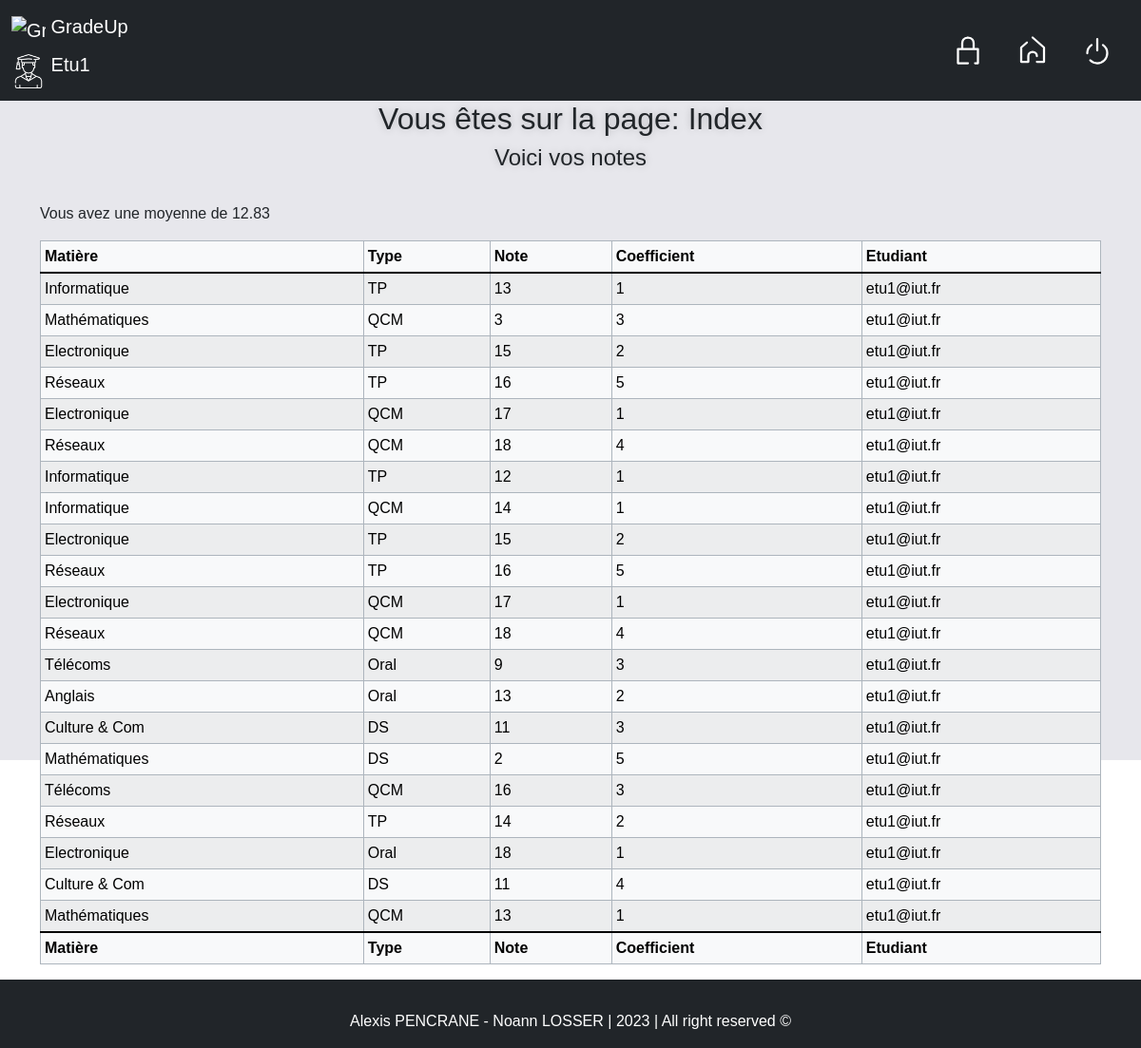
The page /index.php (signed in) on the database as committed earlier.
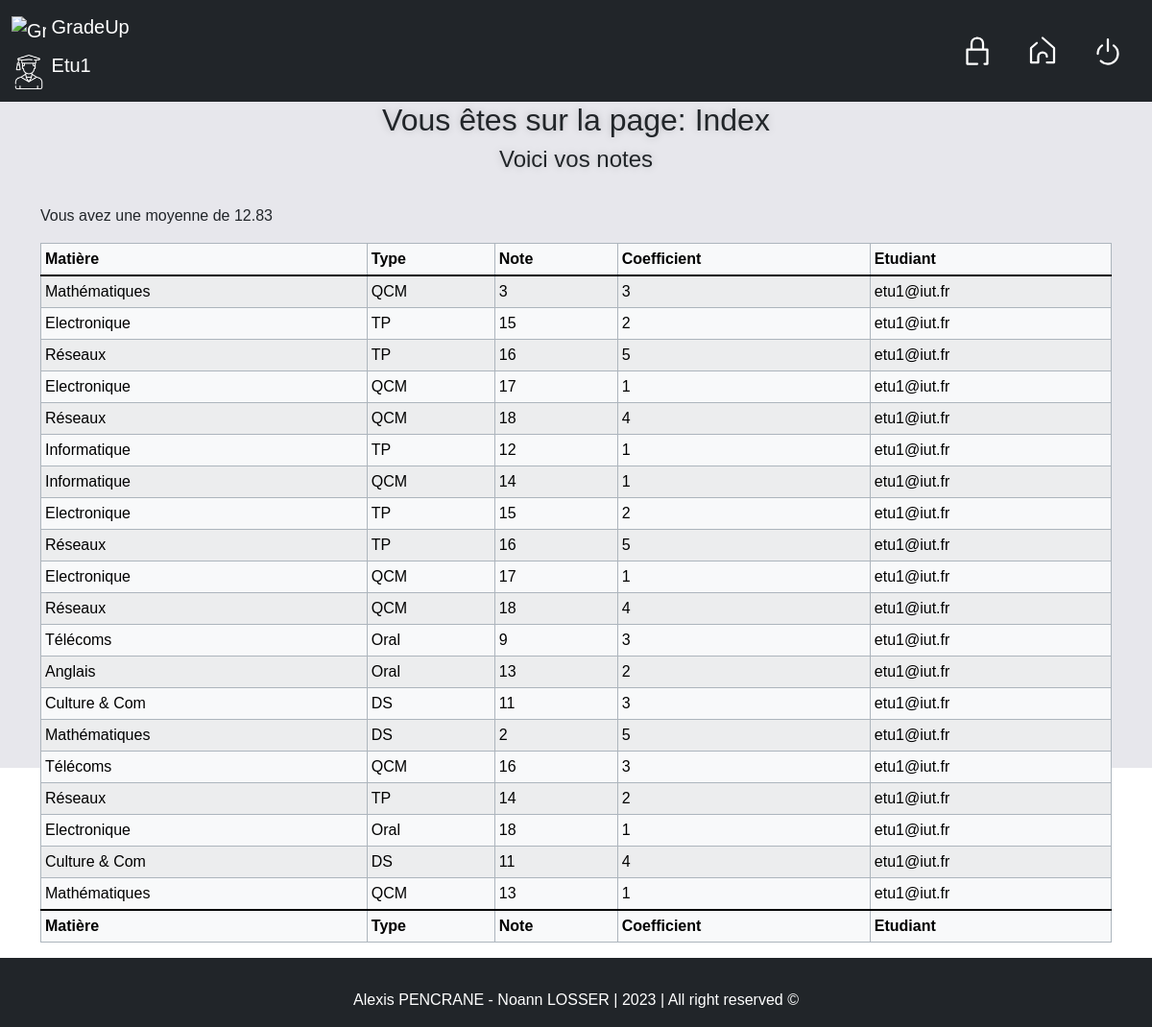
The same page on the database as committed later.
### tables this page shows
CREATE TABLE "Comptes" (
	"login"	VARCHAR NOT NULL,
	"motdepasse"	VARCHAR NOT NULL DEFAULT 'lannion',
	"statut"	VARCHAR NOT NULL DEFAULT 'utilisateur',
	"profilepicture"	TEXT DEFAULT '/assets/profilepicture/etu.png',
	PRIMARY KEY("login"),
	CONSTRAINT "chk_statut" CHECK("statut" IN ('administrateur', 'professeur', 'utilisateur'))
);

CREATE TABLE "Matieres" (
	"NoMat"	INTEGER,
	"NomMat"	VARCHAR(20) NOT NULL CHECK("NomMat" IN ('Informatique', 'Electronique', 'Télécoms', 'Réseaux', 'Anglais', 'Culture & Com', 'Mathématiques')),
	"Image"	TEXT NOT NULL DEFAULT 'assets/mat/missing.svg',
	PRIMARY KEY("NoMat" AUTOINCREMENT)
);

CREATE TABLE "Notes" (
	"NoNote"	INTEGER,
	"NomNote"	VARCHAR(20) NOT NULL CHECK("NomNote" IN ('TP', 'QCM', 'Oral', 'DS', 'TestTP')),
	PRIMARY KEY("NoNote" AUTOINCREMENT)
);

CREATE TABLE "NotesMatieres" (
	"id"	INTEGER NOT NULL,
	"login"	VARCHAR NOT NULL,
	"noMat"	INTEGER NOT NULL,
	"noNote"	INTEGER NOT NULL,
	"Coefficient"	INTEGER NOT NULL CHECK("Coefficient" >= 1 AND "Coefficient" <= 5),
	"note"	INTEGER NOT NULL CHECK("note" >= 0 AND "note" <= 20),
	CONSTRAINT "fk_Matieres" FOREIGN KEY("noMat") REFERENCES "Matieres"("noMat") ON DELETE CASCADE ON UPDATE CASCADE,
	CONSTRAINT "fk_Utilisateurs" FOREIGN KEY("login") REFERENCES "Comptes"("login") ON DELETE CASCADE ON UPDATE CASCADE,
	CONSTRAINT "fk_Notes" FOREIGN KEY("noNote") REFERENCES "Notes"("noNote") ON DELETE CASCADE ON UPDATE CASCADE,
	PRIMARY KEY("id" AUTOINCREMENT)
);

### functions.php (the view, shortened to what this page needs)
<?php
function menu()
{
    $connexion = "<li class='nav-item'><a class='nav-link' href='connexion.php'><img src='assets/icons/connexion.svg' alt='Connexion' title='Connexion' class='icon'></a></li>";
    $index = "<li class='nav-item'><a class='nav-link' href='index.php'><img src='assets/icons/home.svg' alt='Accueil' title='Accueil' class='icon'></a></li>";
    $deconnexion = "<li class='nav-item'><a class='nav-link' href='connexion.php?action=logout'><img src='assets/icons/deconnexion.svg' alt='Deconnexion' title='Deconnexion' class='icon'></a></li>";
    if (!isset($_SESSION['uRole'])) {
        echo $connexion;
    } else if ($_SESSION['uRole'] == "utilisateur") {
        echo $connexion;
        echo $index;
        echo $deconnexion;
    }
}
function afficheNotes($notes)
{
    $matieres = getMatieres();
    $types = getTypeNotes();
    echo '<table class="table table-light table-striped table-hover table-bordered border-dark-subtle table-sm"><thead><tr><th>Matière</th><th>Type</th><th>Note</th><th>Coefficient</th>';
    if ((strtolower(explode('.', basename($_SERVER['PHP_SELF']))[0]) == "insertion") || (strtolower(explode('.', basename($_SERVER['PHP_SELF']))[0]) == "index")) {
        echo '<th>Etudiant</th>';
    }
    echo '</tr></thead><tbody class="table-group-divider">';
    foreach ($notes as $note) {
        foreach ($matieres as $matiere) {
            foreach ($types as $type) {
                if ($note['noMat'] == $matiere['NoMat']) {
                    if ($note['noNote'] == $type['NoNote']) {
                        if (strtolower(explode('.', basename($_SERVER['PHP_SELF']))[0]) == "modification") {
                            echo '<tr><td><img src="' . getMatPicture($matiere['NomMat']) . '" title="' . $matiere['NomMat'] . '" alt="' . $matiere['NomMat'] . '" class="matiere-icon"> ' . $matiere['NomMat'] . '</td><td>' . $type['NomNote'] . '</td><td>' . $note['note'] . '</td><td>' . $note['Coefficient'] . '</td><td>' . $note['login'] . '</td><td><a href="modification.php?id=' . $note['id'] . '"><img src="assets/icons/select.svg" alt="Séléctioner" class="select"></a></td></tr>';
                        } elseif ((strtolower(explode('.', basename($_SERVER['PHP_SELF']))[0]) == "insertion") || (strtolower(explode('.', basename($_SERVER['PHP_SELF']))[0]) == "index")) {
                            echo '<tr><td>' . $matiere['NomMat'] . '</td><td>' . $type['NomNote'] . '</td><td>' . $note['note'] . '</td><td>' . $note['Coefficient'] . '</td><td>' . $note['login'] . '</td></tr>';
                        } else {
                            echo '<tr><td><img src="' . getMatPicture($matiere['NomMat']) . '" title="' . $matiere['NomMat'] . '" alt="' . $matiere['NomMat'] . '" class="matiere-icon"> ' . $matiere['NomMat'] . '</td><td>' . $type['NomNote'] . '</td><td>' . $note['note'] . '</td><td>' . $note['Coefficient'] . '</td></tr>';
                        }
                    }
                }
            }
        }
    }
    echo '</tbody><tfoot class="table-group-divider"><tr><th>Matière</th><th>Type</th><th>Note</th><th>Coefficient</th>';
    if ((strtolower(explode('.', basename($_SERVER['PHP_SELF']))[0]) == "insertion") || (strtolower(explode('.', basename($_SERVER['PHP_SELF']))[0]) == "index")) {
        echo '<th>Etudiant</th>';
    }
    echo '</tr></tfoot></table>';
}
function getProfilePicture($etu)
{
    $resultat = false;
    try {
        $db = new PDO('sqlite:db/db.sqlite');
        $rq = 'SELECT profilepicture FROM Comptes WHERE (login = "' . $etu . '")';
        $resultat = $db->query($rq);
        $resultat = $resultat->fetch(PDO::FETCH_ASSOC);
        $resultat = $resultat['profilepicture'];
    } catch (PDOException $e) {
        echo $e->getMessage();
    }
    return $resultat;
}
function getAllNotes()
{
    $notes = false;
    try {
        $db = new PDO('sqlite:db/db.sqlite');
        $rq = 'SELECT * FROM NotesMatieres';
        $resultat = $db->query($rq);
        $notes = $resultat->fetchAll(PDO::FETCH_ASSOC);
    } catch (Exception $e) {
        echo "erreur de connection a la BDO";
    }
    return $notes;
}
function getNotesByEtu($notes, $login)
{
    $resultat = array();
    if (($login == "") ||($login == 'all')) {
        $resultat = $notes;
    } else {
        foreach ($notes as $note) {
            if ($note['login'] == $login) {
                array_push($resultat, $note);
            }
        }
    }
    return $resultat;
}
function getMatieres()
{
    $matieres = false;
    try {
        $db = new PDO('sqlite:db/db.sqlite');
        $rq = 'SELECT noMat, nomMat FROM Matieres';
        $resultat = $db->query($rq);
        $matieres = $resultat->fetchAll(PDO::FETCH_ASSOC);
    } catch (Exception $e) {
        echo "erreur de connection a la BDO";
    }
    return $matieres;
}
function getTypeNotes()
{
    $type = false;
    try {
        $db = new PDO('sqlite:db/db.sqlite');
        $rq = 'SELECT noNote, nomNote FROM Notes';
        $resultat = $db->query($rq);
        $type = $resultat->fetchAll(PDO::FETCH_ASSOC);
    } catch (Exception $e) {
        echo "erreur de connection a la BDO";
    }
    return $type;
}
function getMoyenneByEtu($login)
{
    $moyenne = false;
    $coefficients = 0;
    $notes = getNotesByEtu(getAllNotes(), $login);
    foreach ($notes as $note) {
        $moyenne += $note['note'] * $note['Coefficient'];
        $coefficients += $note['Coefficient'];
    }
    return round($moyenne / $coefficients, 2);
}

### index.php (shortened to what this page needs)
<?php
include "functions.php";
?>
<!DOCTYPE html>
<html lang="en">
<head>
    <link rel="stylesheet" type="text/css" href="css/bootstrap.min.css">
    <link rel="stylesheet" type="text/css" href="css/style.css">
</head>
<body>
    <nav class="navbar sticky-top navbar-expand-lg navbar-dark bg-dark">
        <div class="container-fluid">
            <a class="navbar-brand">
                <div>
                    <img src="assets/icons/logo.png" alt="GradeUp Logo" class="d-inline-block align-text-top">
                    GradeUp
                </div>
                <div class="profile">
                    <img src="<?php echo getProfilePicture($_SESSION['uLogin']); ?>" alt="Profile Icon"
                        class="d-inline-block align-text-top">
                    <?php
                    echo ucfirst(explode('@', $_SESSION['uLogin'])[0]);
                    ?>
                </div>
            </a>
            <div class="" id="navbarNav">
                <ul class="nav justify-content-center">
                    <?php
                    menu();
                    ?>
                </ul>
            </div>
        </div>
    </nav>
    <main>
        <?php
        echo "<h2>Vous êtes sur la page: " . ucfirst(explode('.', basename($_SERVER['PHP_SELF']))[0]) . "</h2>";
        if ($_SESSION['uRole'] == "utilisateur") {
            echo "<h4>Voici vos notes</h4>";
            echo "<br><div class='container'>";
            echo "<p>Vous avez une moyenne de " . getMoyenneByEtu($_SESSION['uLogin']) . "</p>";
            afficheNotes(getNotesByEtu(getAllNotes(), $_SESSION['uLogin']));
            echo "</div>";
        }
        ?>
        <div id="under-footer"> </div>
    </main>
    <footer id="footer" class="footer fixed-bottom bg-dark light-text">
        <div class="container text-center">
            <span>Alexis PENCRANE - Noann LOSSER | 2023 | All right reserved &copy;</span>
        </div>
    </footer>
</body>
</html>

### css/style.css (style rules this page uses)
* { font-family: 'Raleway', sans-serif; }
footer { padding: 1rem; }
.light-text { color: #fff; }
nav img { width: 2.25rem; height:2.25rem; }
nav li img { filter: grayscale(100%) invert(100%); }
h2, h3, h4 { text-align: center; text-shadow: 0 0 10px rgba(0, 0, 0, 0.2); }
table td { min-width: 10px; }
#under-footer { color: transparent; }
div.profile img { filter: grayscale(0%) invert(100%); }

Rows that differ between the two databases and show on the page:
removed notesmatieres: note "13", Coefficient "1", login "etu1@iut.fr", notes ($matiere['NomMat'] "Informatique", NomNote "TP")
